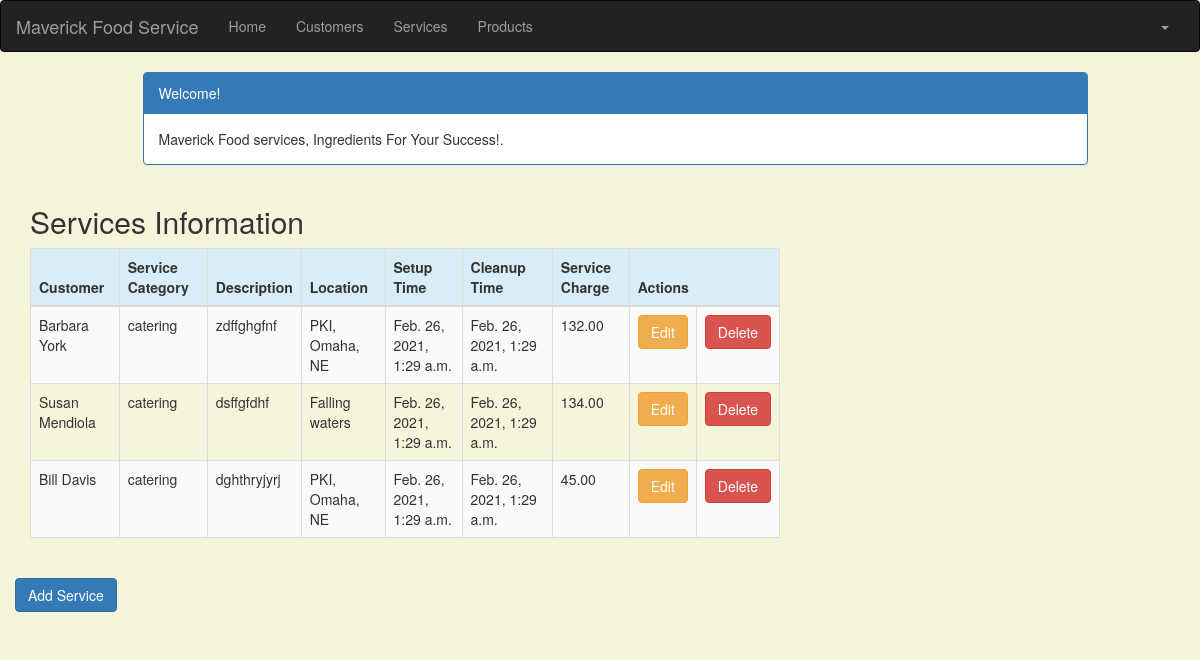
Screenshot of /service_list (signed in) with the database file from the repository.
### crm/models.py (models this page shows, shortened)
class Service(models.Model):
    cust_name = models.ForeignKey(Customer, on_delete=models.CASCADE, related_name='services')
    service_category = models.CharField(max_length=100)
    description = models.TextField()
    location = models.CharField(max_length=200)
    setup_time = models.DateTimeField(
        default=timezone.now)
    cleanup_time = models.DateTimeField(
        default=timezone.now)
    service_charge = models.DecimalField(max_digits=10, decimal_places=2)
    created_date = models.DateTimeField(
        default=timezone.now)
    updated_date = models.DateTimeField(auto_now_add=True)

class Customer(models.Model):
    cust_name = models.CharField(max_length=50)
    organization = models.CharField(max_length=100, blank=True)
    role = models.CharField(max_length=100)
    email = models.EmailField(max_length=100)
    bldgroom = models.CharField(max_length=100)
    address = models.CharField(max_length=200)
    account_number = models.IntegerField(blank=False, null=False)
    city = models.CharField(max_length=50)
    state = models.CharField(max_length=50)
    zipcode = models.CharField(max_length=10)
    phone_number = models.CharField(max_length=50)
    created_date = models.DateTimeField(
        default=timezone.now)
    updated_date = models.DateTimeField(auto_now_add=True)
    def __str__(self):
        return str(self.cust_name)

### crm/views.py (the view)
# urls.py: path('service_list', views.service_list, name='service_list'),
@login_required
def service_list(request):
   services = Service.objects.filter(created_date__lte=timezone.now())
   return render(request, 'crm/service_list.html', {'services': services})

### templates/crm/service_list.html (shortened to what this page needs)
<!DOCTYPE html>
{% extends 'crm/base.html' %}
{% block content %}
    <head>
        <link rel="stylesheet" href="https://maxcdn.bootstrapcdn.com/bootstrap/3.3.4/css/bootstrap.min.css">
    </head>
    <body>
    <div class="container">
        <div class="row">
            <div class="col-md-10 col-md-offset-1">
                <div class="panel panel-primary">
                    <div class="panel-heading">Welcome!</div>
                    <div class="panel-body">
                        Maverick Food services, Ingredients For Your Success!.
                    </div>
                </div>
            </div>
        </div>
    </div>
    <div class="row">
        <h2 style="padding-left: 15Px">Services Information</h2>
    </div>
    <div>
        <table class="table table-striped table-bordered table-hover">
            <thead>
            <tr class="bg-info">
                <th>Customer</th>
                <th>Service Category</th>
                <th>Description</th>
                <th>Location</th>
                <th>Setup Time</th>
                <th>Cleanup Time</th>
                <th>Service Charge</th>
                <th colspan="3">Actions</th>
            </tr>
            </thead>
            <tbody>
            {% for service in services %}
                <tr>
                    <td>{{ service.cust_name }}</td>
                    <td>{{ service.service_category }}</td>
                    <td>{{ service.description }}</td>
                    <td>{{ service.location }}</td>
                    <td>{{ service.setup_time }}</td>
                    <td>{{ service.cleanup_time }}</td>
                    <td>{{ service.service_charge }}</td>
                    <td><a href="{% url 'crm:service_edit' pk=service.pk %}"
                           class="btn btn-warning">Edit</a></td>
                    <td><a href="{% url 'crm:service_delete' pk=service.pk %}"
                           onclick="return confirm('Are you sure you want to delete?')"
                           class="btn btn-danger">Delete</a>
                    </td>
                </tr>
            {% endfor %}
            </tbody>
        </table>
    </div>
    <div class="row">
         <a href="{% url 'crm:service_new' %}" class="row"><span
                    class="btn btn-primary">Add Service</span></a>
     </div>
    </body>
{% endblock %}

### templates/crm/service_list.html (style rules this page uses)
body { background-color: beige; }

### rows the page displays
Service: cust_name "Barbara York", service_category "catering", description "zdffghgfnf", location "PKI, Omaha, NE", setup_time "Feb. 26, 2021, 1:29 a.m.", cleanup_time "Feb. 26, 2021, 1:29 a.m.", service_charge "132.00"
Service: cust_name "Susan Mendiola", service_category "catering", description "dsffgfdhf", location "Falling waters", setup_time "Feb. 26, 2021, 1:29 a.m.", cleanup_time "Feb. 26, 2021, 1:29 a.m.", service_charge "134.00"
Service: cust_name "Bill Davis", service_category "catering", description "dghthryjyrj", location "PKI, Omaha, NE", setup_time "Feb. 26, 2021, 1:29 a.m.", cleanup_time "Feb. 26, 2021, 1:29 a.m.", service_charge "45.00"
